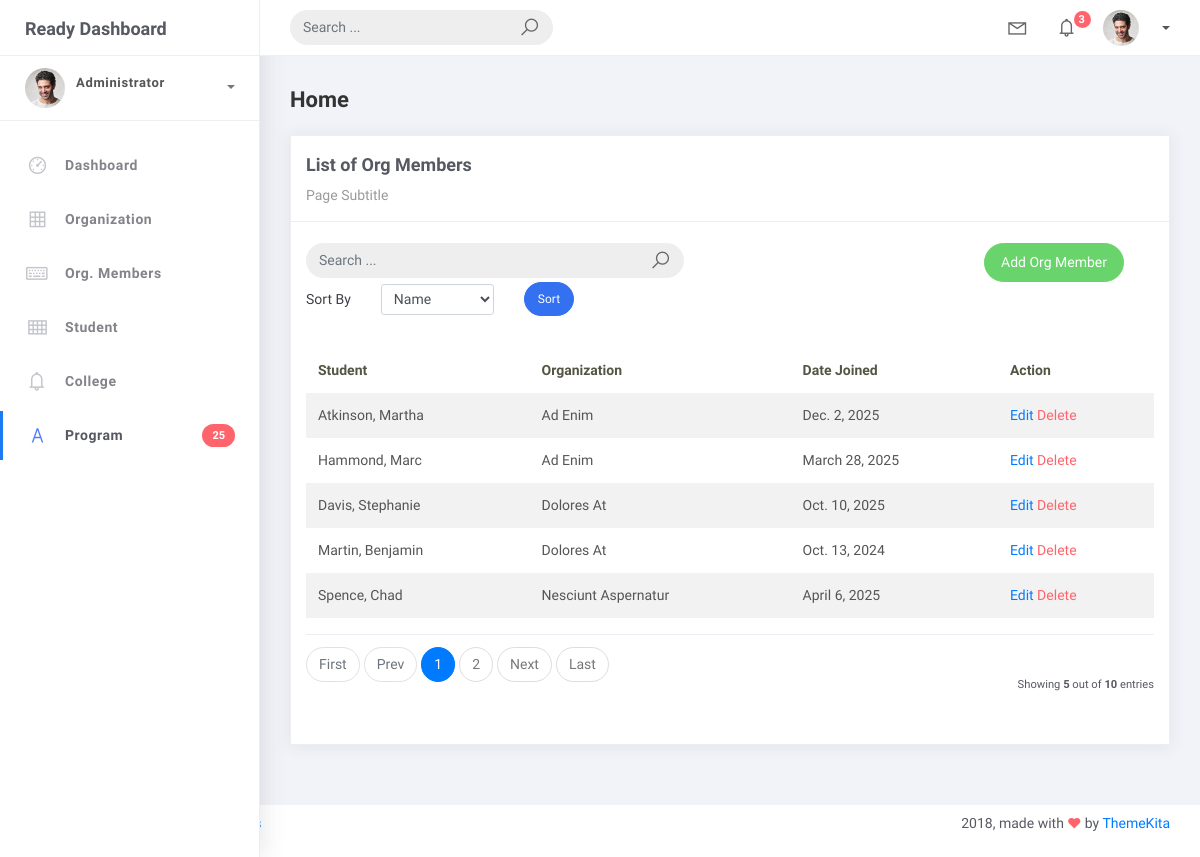
The page /orgmember_list on the database its author committed.
### studentorg/models.py (models this page shows, shortened)
class BaseModel(models.Model):
    created_at = models.DateTimeField(auto_now_add=True, db_index=True)
    updated_at = models.DateTimeField(auto_now=True)
    class Meta:
        abstract = True

class OrgMember(BaseModel):
    student = models.ForeignKey(Student, on_delete=models.CASCADE)
    organization = models.ForeignKey(Organization, on_delete=models.CASCADE)
    date_joined = models.DateField()

class Student(BaseModel):
    student_id = models.CharField(max_length=15)
    lastname = models.CharField(max_length=25)
    firstname = models.CharField(max_length=25)
    middlename = models.CharField(max_length=25, blank=True, null=True)
    program = models.ForeignKey(Program, on_delete=models.CASCADE)
    def __str__(self):
        return f"{self.lastname}, {self.firstname}"

class Organization(BaseModel):
    name = models.CharField(max_length=250)
    college = models.ForeignKey(College, null=True, blank=True, on_delete=models.CASCADE)
    description = models.CharField(max_length=500)
    def __str__(self):
        return self.name

### studentorg/views.py (the view, shortened to what this page needs)
# urls.py: path('orgmember_list', OrgMemberList.as_view(), name='orgmember-list'),
class OrgMemberList(ListView):
    model = OrgMember
    context_object_name = 'orgmember'
    template_name = 'orgmember_list.html'
    paginate_by = 5
    def get_queryset(self):
            qs = super().get_queryset()
            query = self.request.GET.get('q')
            return qs
    def get_ordering(self):
        allowed = ["student__lastname", "date_joined"]
        sort_by = self.request.GET.get("sort_by")
        if sort_by in allowed:
           return sort_by
        return "organization__name"

### templates/orgmember_list.html (shortened to what this page needs)
{% extends 'base.html' %}
{% load static %}
{% block content %}
<div class="content">
    <div class="container-fluid">
        <h4 class="page-title">Home</h4>
        <div class="row">
            <div class="col-md-12">
                <div class="card">
                    <div class="card-header">
                        <div class="card-title">List of Org Members</div>
                        <div class="card-category">Page Subtitle</div>
                    </div>
                    <br />
                    <div class="col-md-12 row">
                        <div class="col-md-6">
                            <form class="navbar-left navbar-form nav-search mr-md-3" action="{% url 'orgmember-list'%}">
                                <div class="input-group">
                                    <input type="text" placeholder="Search ..." class="form-control" name="q"/>
                                    <div class="input-group-append">
                                        <span class="input-group-text">
                                            <i class="la la-search search-icon"></i>
                                        </span>
                                    </div>
                                </div>
                            </form>
                        </div>
                        <div class="col-md-6">
                            <div class="pull-right">
                                <a href="{% url 'orgmember-add' %}" class="btn btn-success btn-rounded">Add Org Member</a>
                            </div>
                        </div>
                    </div>
                    <div class="col-md-12">
                        <form method="get" class="row g-2 align-items-center">
                            <div class="col-auto">
                                <label for="smallselect" class="col-form-label">Sort By</label>
                            </div>
                            <div class="col-auto">
                                <select class="form-control form-control-sm" id="smallSelect" name="sort_by">
                                    <option value="student__lastname" {% if request.GET.sort_by == "student__lastname" %}selected{% endif %}>Name</option>
                                </select>
                            </div>
                            <div class="col-auto">
                                <button type="submit" class="btn btn-primary btn-sm btn-rounded">Sort</button>
                            </div>
                        </form>
                    </div>
                    <div class="card-body">
                        <table class="table table-striped mt-3">
                            <thead>
                                <tr>
                                    <th scope="col">Student</th>
                                    <th scope="col">Organization</th>
                                    <th scope="col">Date Joined</th>
                                    <th scope="col">Action</th>
                                </tr>
                            </thead>
                            <tbody>
                                {% for object in object_list %}
                                <tr>
                                    <td>{{ object.student }}</td>
                                    <td>{{ object.organization }}</td>
                                    <td>{{ object.date_joined }}</td>
                                    <td>
                                        <a href="orgmember_list/{{ object.id }}">Edit</a>
                                        <a href="orgmember_list/{{ object.id }}/delete" class="text-danger">Delete</a>
                                    </td>
                                </tr>
                                    {% empty %}
                                    <tr>
                                        <td colspan="4" style="text-align: center">
                                        <p class="text-sm font-weight-bold mb-0">No Records Found</p>
                                        </td>
                                    </tr>
                                    {% endfor %}
                            </tbody>
                        </table>
                        {% include 'includes/pagination.html' %}
                    </div>
                </div>
            </div>
        </div>
    </div>
</div>
{% endblock %}

### rows shown on the page
OrgMember: student "Atkinson, Martha", organization "Ad Enim", date_joined "Dec. 2, 2025"
OrgMember: student "Hammond, Marc", organization "Ad Enim", date_joined "March 28, 2025"
OrgMember: student "Davis, Stephanie", organization "Dolores At", date_joined "Oct. 10, 2025"
OrgMember: student "Martin, Benjamin", organization "Dolores At", date_joined "Oct. 13, 2024"
OrgMember: student "Spence, Chad", organization "Nesciunt Aspernatur", date_joined "April 6, 2025"

### other values the page prints
{{ page_num }} "1"
{{ page_num }} "2"
{{ object_list.count }} "5"
{{ paginator.count }} "10"
